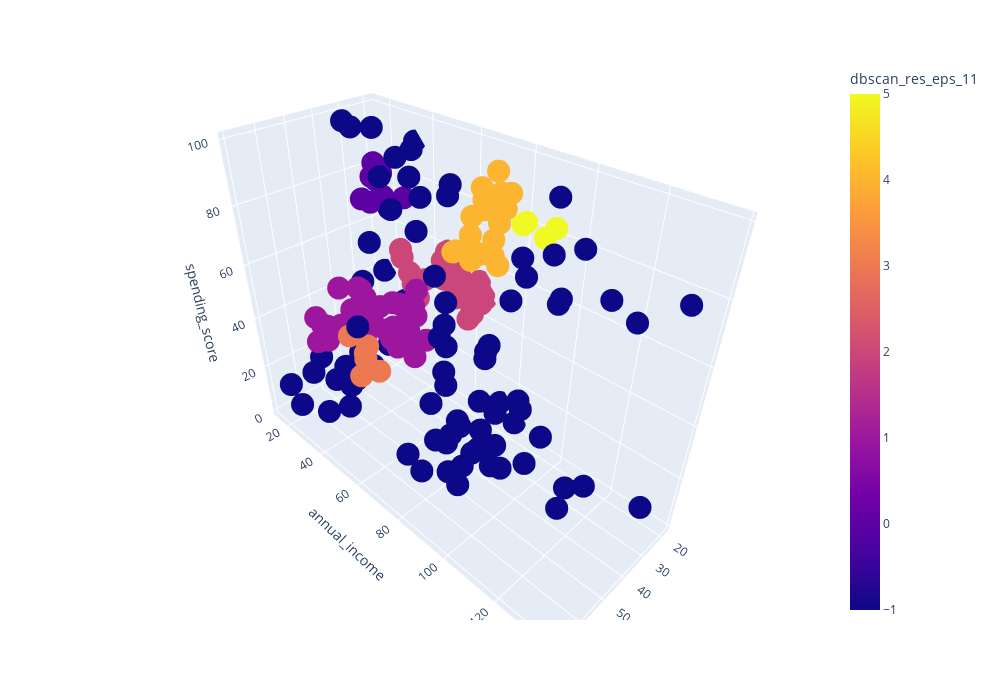

The notebook cell this image was saved under:
### Code cell
#Большая часть наших данных разрежённые, а чем больше разброс точек в датасете, 
# тем большее значение радиуса вокруг точки (eps) нужно задавать. 
# Так как данные разрежённые, попробуем увеличить значение eps до 11 и визуально оценим результат:

# импортируем DBSCAN-кластеризацию
from sklearn.cluster import DBSCAN

#запускаем кластеризацию на наших данных
dbscan = DBSCAN(eps=9, min_samples=6)
clustering_dbscan_res = dbscan.fit_predict(X)
df['dbscan_res_eps_11'] = clustering_dbscan_res

get_3d_visualization(df, 'dbscan_res_eps_11')

### Figure 1 — Plotly figure (JSON) as saved in the notebook; plotly's stock layout.template omitted (floating-point values rounded to 4 significant figures; data arrays with more than 128 entries replaced by an {"elided": "..."} marker saying what was removed)
{"data": [{"hovertemplate": "age=%{x}<br>annual_income=%{y}<br>spending_score=%{z}<br>dbscan_res_eps_11=%{marker.color}<extra></extra>", "legendgroup": "", "marker": {"color": {"elided": "200 int values"}, "coloraxis": "coloraxis", "symbol": "circle"}, "mode": "markers", "name": "", "scene": "scene", "showlegend": false, "type": "scatter3d", "x": {"elided": "200 int values"}, "y": {"elided": "200 int values"}, "z": {"elided": "200 int values"}}], "layout": {"coloraxis": {"colorbar": {"title": {"text": "dbscan_res_eps_11"}}, "colorscale": [[0, "#0d0887"], [0.1111, "#46039f"], [0.2222, "#7201a8"], [0.3333, "#9c179e"], [0.4444, "#bd3786"], [0.5556, "#d8576b"], [0.6667, "#ed7953"], [0.7778, "#fb9f3a"], [0.8889, "#fdca26"], [1, "#f0f921"]]}, "height": 700, "legend": {"tracegroupgap": 0}, "margin": {"t": 60}, "scene": {"domain": {"x": [0, 1], "y": [0, 1]}, "xaxis": {"title": {"text": "age"}}, "yaxis": {"title": {"text": "annual_income"}}, "zaxis": {"title": {"text": "spending_score"}}}, "width": 1000}}
